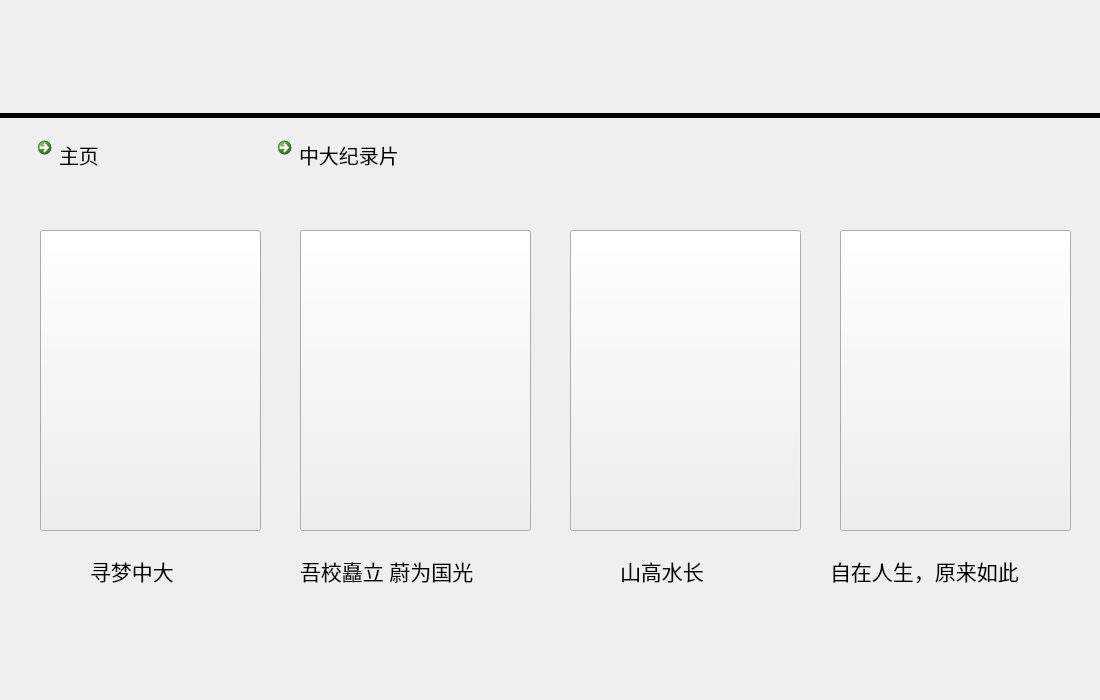
<?xml version="1.0" encoding="UTF-8"?>
<ui version="4.0">
 <class>jilupian</class>
 <widget class="QWidget" name="jilupian">
  <property name="geometry">
   <rect>
    <x>0</x>
    <y>0</y>
    <width>1100</width>
    <height>700</height>
   </rect>
  </property>
  <property name="windowTitle">
   <string>中大纪录片</string>
  </property>
  <property name="styleSheet">
   <string notr="true"/>
  </property>
  <widget class="QLabel" name="label_2">
   <property name="geometry">
    <rect>
     <x>830</x>
     <y>550</y>
     <width>251</width>
     <height>41</height>
    </rect>
   </property>
   <property name="font">
    <font>
     <family>汉仪蝶语体简</family>
     <pointsize>16</pointsize>
     <weight>50</weight>
     <italic>false</italic>
     <bold>false</bold>
    </font>
   </property>
   <property name="styleSheet">
    <string notr="true">font: 16pt &quot;汉仪蝶语体简&quot;;</string>
   </property>
   <property name="text">
    <string>自在人生，原来如此</string>
   </property>
  </widget>
  <widget class="QLabel" name="label_3">
   <property name="geometry">
    <rect>
     <x>90</x>
     <y>550</y>
     <width>111</width>
     <height>41</height>
    </rect>
   </property>
   <property name="font">
    <font>
     <family>汉仪蝶语体简</family>
     <pointsize>16</pointsize>
     <weight>50</weight>
     <italic>false</italic>
     <bold>false</bold>
    </font>
   </property>
   <property name="styleSheet">
    <string notr="true">font: 16pt &quot;汉仪蝶语体简&quot;;</string>
   </property>
   <property name="text">
    <string>寻梦中大</string>
   </property>
  </widget>
  <widget class="QLabel" name="label_5">
   <property name="geometry">
    <rect>
     <x>300</x>
     <y>550</y>
     <width>241</width>
     <height>41</height>
    </rect>
   </property>
   <property name="font">
    <font>
     <family>汉仪蝶语体简</family>
     <pointsize>16</pointsize>
     <weight>50</weight>
     <italic>false</italic>
     <bold>false</bold>
    </font>
   </property>
   <property name="styleSheet">
    <string notr="true">font: 16pt &quot;汉仪蝶语体简&quot;;</string>
   </property>
   <property name="text">
    <string>吾校矗立 蔚为国光</string>
   </property>
  </widget>
  <widget class="QLabel" name="label_6">
   <property name="geometry">
    <rect>
     <x>620</x>
     <y>550</y>
     <width>131</width>
     <height>41</height>
    </rect>
   </property>
   <property name="font">
    <font>
     <family>汉仪蝶语体简</family>
     <pointsize>16</pointsize>
     <weight>50</weight>
     <italic>false</italic>
     <bold>false</bold>
    </font>
   </property>
   <property name="styleSheet">
    <string notr="true">font: 16pt &quot;汉仪蝶语体简&quot;;</string>
   </property>
   <property name="text">
    <string>山高水长</string>
   </property>
  </widget>
  <widget class="QCommandLinkButton" name="LinkButton_news_zhuye">
   <property name="geometry">
    <rect>
     <x>30</x>
     <y>130</y>
     <width>187</width>
     <height>41</height>
    </rect>
   </property>
   <property name="font">
    <font>
     <family>汉仪蝶语体简</family>
     <pointsize>15</pointsize>
     <weight>50</weight>
     <italic>false</italic>
     <bold>false</bold>
    </font>
   </property>
   <property name="styleSheet">
    <string notr="true">background-color: rgb(250, 255, 248);
font: 15pt &quot;汉仪蝶语体简&quot;;</string>
   </property>
   <property name="text">
    <string>主页</string>
   </property>
  </widget>
  <widget class="Line" name="line">
   <property name="geometry">
    <rect>
     <x>-10</x>
     <y>90</y>
     <width>1141</width>
     <height>51</height>
    </rect>
   </property>
   <property name="toolTipDuration">
    <number>-1</number>
   </property>
   <property name="frameShadow">
    <enum>QFrame::Plain</enum>
   </property>
   <property name="lineWidth">
    <number>5</number>
   </property>
   <property name="midLineWidth">
    <number>10</number>
   </property>
   <property name="orientation">
    <enum>Qt::Horizontal</enum>
   </property>
  </widget>
  <widget class="QCommandLinkButton" name="LinkButton_news_zhuye_2">
   <property name="geometry">
    <rect>
     <x>270</x>
     <y>130</y>
     <width>187</width>
     <height>41</height>
    </rect>
   </property>
   <property name="font">
    <font>
     <family>汉仪蝶语体简</family>
     <pointsize>15</pointsize>
     <weight>50</weight>
     <italic>false</italic>
     <bold>false</bold>
    </font>
   </property>
   <property name="styleSheet">
    <string notr="true">background-color: rgb(250, 255, 248);
font: 15pt &quot;汉仪蝶语体简&quot;;</string>
   </property>
   <property name="text">
    <string>中大纪录片</string>
   </property>
  </widget>
  <widget class="QLabel" name="label_11">
   <property name="geometry">
    <rect>
     <x>0</x>
     <y>10</y>
     <width>141</width>
     <height>91</height>
    </rect>
   </property>
   <property name="styleSheet">
    <string notr="true">image:url(:/image/timg.png)</string>
   </property>
   <property name="text">
    <string/>
   </property>
  </widget>
  <widget class="QLabel" name="label_8">
   <property name="geometry">
    <rect>
     <x>140</x>
     <y>10</y>
     <width>341</width>
     <height>81</height>
    </rect>
   </property>
   <property name="styleSheet">
    <string notr="true">image: url(:/image/jilupianbiaoti.png);</string>
   </property>
   <property name="text">
    <string/>
   </property>
  </widget>
  <widget class="QPushButton" name="pushButton_7">
   <property name="geometry">
    <rect>
     <x>840</x>
     <y>230</y>
     <width>231</width>
     <height>301</height>
    </rect>
   </property>
   <property name="styleSheet">
    <string notr="true">background-image: url(:/image/shuzizhongda.jpg);</string>
   </property>
   <property name="text">
    <string/>
   </property>
  </widget>
  <widget class="QPushButton" name="pushButton">
   <property name="geometry">
    <rect>
     <x>40</x>
     <y>230</y>
     <width>221</width>
     <height>301</height>
    </rect>
   </property>
   <property name="styleSheet">
    <string notr="true">background-image: url(:/image/xunmengzhongda.jpg);</string>
   </property>
   <property name="text">
    <string/>
   </property>
  </widget>
  <widget class="QPushButton" name="pushButton_8">
   <property name="geometry">
    <rect>
     <x>300</x>
     <y>230</y>
     <width>231</width>
     <height>301</height>
    </rect>
   </property>
   <property name="styleSheet">
    <string notr="true">background-image: url(:/image/wuxiaozhuli.jpg.png);</string>
   </property>
   <property name="text">
    <string/>
   </property>
  </widget>
  <widget class="QPushButton" name="pushButton_9">
   <property name="geometry">
    <rect>
     <x>570</x>
     <y>230</y>
     <width>231</width>
     <height>301</height>
    </rect>
   </property>
   <property name="styleSheet">
    <string notr="true">background-image: url(:/image/ganbei.jpg);</string>
   </property>
   <property name="text">
    <string/>
   </property>
  </widget>
  <widget class="QLabel" name="label">
   <property name="geometry">
    <rect>
     <x>0</x>
     <y>0</y>
     <width>1111</width>
     <height>711</height>
    </rect>
   </property>
   <property name="styleSheet">
    <string notr="true">background-image: url(:/image/cool-background.png);</string>
   </property>
   <property name="text">
    <string/>
   </property>
  </widget>
  <zorder>label</zorder>
  <zorder>label_2</zorder>
  <zorder>label_3</zorder>
  <zorder>label_5</zorder>
  <zorder>label_6</zorder>
  <zorder>LinkButton_news_zhuye</zorder>
  <zorder>line</zorder>
  <zorder>LinkButton_news_zhuye_2</zorder>
  <zorder>label_11</zorder>
  <zorder>label_8</zorder>
  <zorder>pushButton_7</zorder>
  <zorder>pushButton</zorder>
  <zorder>pushButton_8</zorder>
  <zorder>pushButton_9</zorder>
 </widget>
 <layoutdefault spacing="6" margin="11"/>
 <resources/>
 <connections>
  <connection>
   <sender>LinkButton_news_zhuye</sender>
   <signal>clicked()</signal>
   <receiver>jilupian</receiver>
   <slot>close()</slot>
   <hints>
    <hint type="sourcelabel">
     <x>113</x>
     <y>150</y>
    </hint>
    <hint type="destinationlabel">
     <x>549</x>
     <y>349</y>
    </hint>
   </hints>
  </connection>
 </connections>
</ui>
